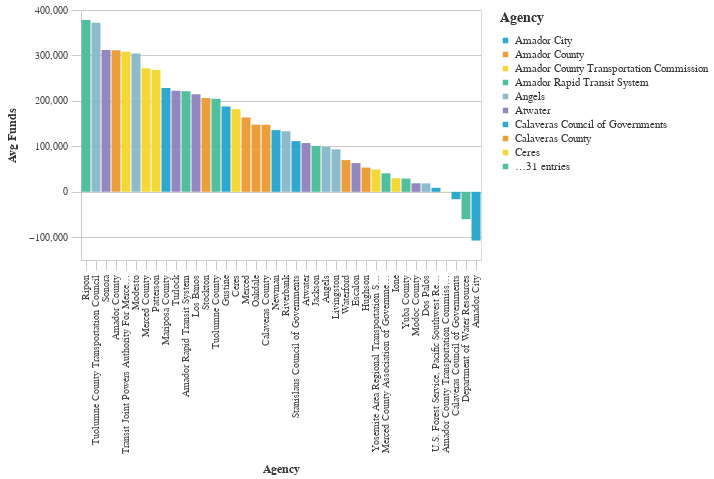

Source (notebook cell):
### Code cell
#Bar chart Bottom Average Total Requested Funds by Agency
avg_funds_bottom = (df>>group_by(_.primary_agency_name)>>summarize(avg_funds=_.adjusted_total_requested.mean())>>arrange(-_.avg_funds)).tail(50)

chart5=( _dla_utils_reports.basic_bar_chart_no_save((avg_funds_bottom.tail(40)), 'primary_agency_name','avg_funds', 'primary_agency_name', district))
    
display(HTML("<h4><strong>Lowest Average Total Funds by Agency ($2021)</strong></h4>"))
display(chart5)

### Figure 1 — Vega-Lite specification as saved in the notebook (floating-point values rounded to 4 significant figures)
{"config": {"view": {"continuousWidth": 400, "continuousHeight": 300}, "axis": {"domainColor": "#cbcbcb", "grid": true, "gridColor": "#cbcbcb", "gridWidth": 1, "labelColor": "#474747", "labelFont": "Nunito Sans", "labelFontSize": 10, "labelPadding": 4, "tickColor": "#cbcbcb", "tickSize": 10, "titleColor": "#333", "titleFont": "Raleway", "titleFontSize": 12, "titlePadding": 10}, "axisBand": {"grid": false}, "background": "white", "font": "Raleway", "header": {"labelFont": "Nunito Sans", "titleFont": "Raleway"}, "legend": {"labelColor": "#333", "labelFont": "Nunito Sans", "labelFontSize": 11, "labelLimit": 0, "padding": 1, "symbolSize": 30, "symbolType": "square", "titleColor": "#333", "titleFont": "Raleway", "titleFontSize": 14, "titlePadding": 10}, "title": {"anchor": "middle", "font": "Raleway", "fontSize": 18, "fontWeight": 300, "offset": 20}}, "data": {"name": "data-f701aa888dd07db511c440369ac1d3e0"}, "mark": "bar", "encoding": {"color": {"field": "primary_agency_name", "legend": {"symbolLimit": 10, "title": "Agency"}, "scale": {"range": ["#2EA8CE", "#EB9F3C", "#F4D837", "#51BF9D", "#8CBCCB", "#9487C0"]}, "type": "nominal"}, "tooltip": [{"field": "primary_agency_name", "type": "nominal"}, {"field": "avg_funds", "type": "quantitative"}], "x": {"field": "primary_agency_name", "sort": "-y", "title": "Agency", "type": "nominal"}, "y": {"field": "avg_funds", "title": "Avg Funds", "type": "quantitative"}}, "height": 250, "width": 400, "$schema": "https://vega.github.io/schema/vega-lite/v4.17.0.json", "datasets": {"data-f701aa888dd07db511c440369ac1d3e0": [{"primary_agency_name": "Ripon", "avg_funds": 378300.0}, {"primary_agency_name": "Tuolumne County Transportation Council", "avg_funds": 371800.0}, {"primary_agency_name": "Sonora", "avg_funds": 312100.0}, {"primary_agency_name": "Amador County", "avg_funds": 311700.0}, {"primary_agency_name": "Transit Joint Powers Authority For Merced County", "avg_funds": 308000.0}, {"primary_agency_name": "Modesto", "avg_funds": 304200.0}, {"primary_agency_name": "Merced County", "avg_funds": 272000.0}, {"primary_agency_name": "Patterson", "avg_funds": 268000.0}, {"primary_agency_name": "Mariposa County", "avg_funds": 228600.0}, {"primary_agency_name": "Turlock", "avg_funds": 222300.0}, {"primary_agency_name": "Amador Rapid Transit System", "avg_funds": 221000.0}, {"primary_agency_name": "Los Banos", "avg_funds": 214700.0}, {"primary_agency_name": "Stockton", "avg_funds": 206300.0}, {"primary_agency_name": "Tuolumne County", "avg_funds": 204500.0}, {"primary_agency_name": "Gustine", "avg_funds": 187700.0}, {"primary_agency_name": "Ceres", "avg_funds": 181800.0}, {"primary_agency_name": "Merced", "avg_funds": 163600.0}, {"primary_agency_name": "Oakdale", "avg_funds": 147900.0}, {"primary_agency_name": "Calaveras County", "avg_funds": 147400.0}, {"primary_agency_name": "Newman", "avg_funds": 135700.0}, {"primary_agency_name": "Riverbank", "avg_funds": 133300.0}, {"primary_agency_name": "Stanislaus Council of Governments", "avg_funds": 111400.0}, {"primary_agency_name": "Atwater", "avg_funds": 107300.0}, {"primary_agency_name": "Jackson", "avg_funds": 101000.0}, {"primary_agency_name": "Angels", "avg_funds": 98910.0}, {"primary_agency_name": "Livingston", "avg_funds": 93550.0}, {"primary_agency_name": "Waterford", "avg_funds": 69790.0}, {"primary_agency_name": "Escalon", "avg_funds": 63270.0}, {"primary_agency_name": "Hughson", "avg_funds": 53350.0}, {"primary_agency_name": "Yosemite Area Regional Transportation System JPA", "avg_funds": 48910.0}, {"primary_agency_name": "Merced County Association of Governments", "avg_funds": 40750.0}, {"primary_agency_name": "Ione", "avg_funds": 29850.0}, {"primary_agency_name": "Yuba County", "avg_funds": 29210.0}, {"primary_agency_name": "Modoc County", "avg_funds": 18800.0}, {"primary_agency_name": "Dos Palos", "avg_funds": 18560.0}, {"primary_agency_name": "U.S. Forest Service, Pacific Southwest Region", "avg_funds": 8814.0}, {"primary_agency_name": "Amador County Transportation Commission", "avg_funds": -809.1}, {"primary_agency_name": "Calaveras Council of Governments", "avg_funds": -16280.0}, {"primary_agency_name": "Department of Water Resources", "avg_funds": -60250.0}, {"primary_agency_name": "Amador City", "avg_funds": -107200.0}]}}
